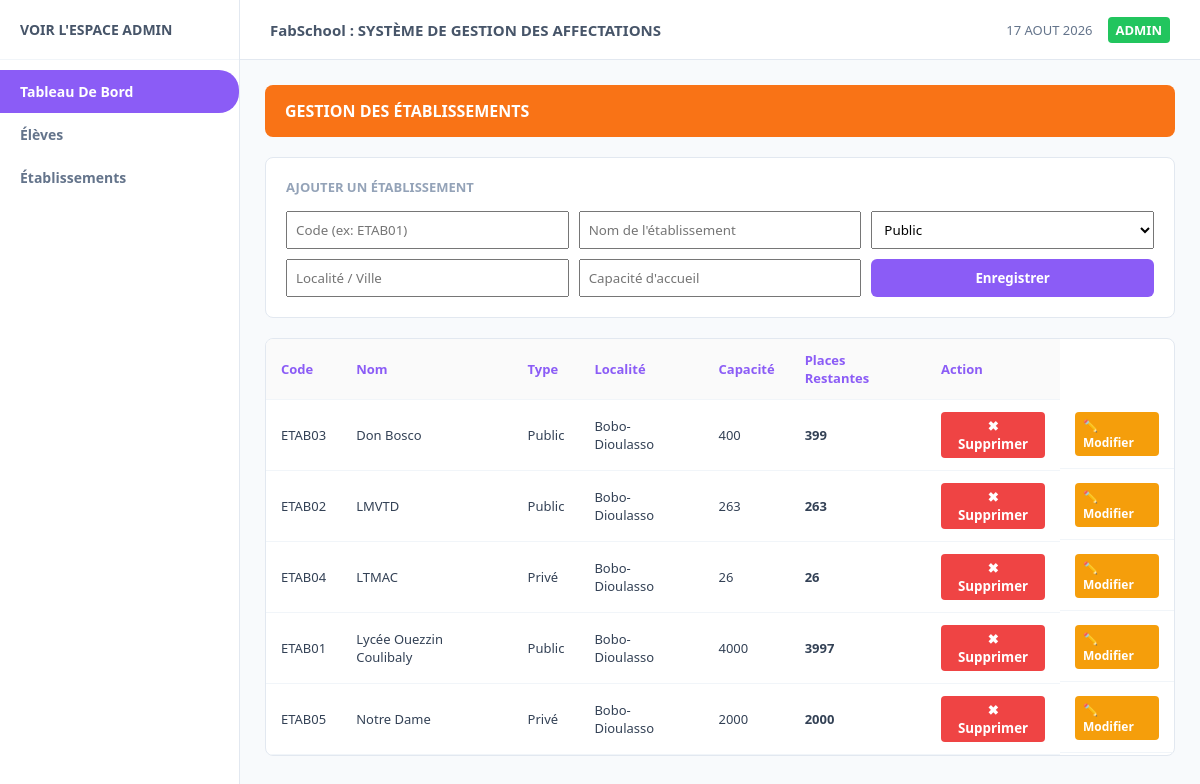
Page /etablissements on the committed database.
### tables this page shows
CREATE TABLE etablissements (
            id_etab TEXT PRIMARY KEY,
            nom TEXT NOT NULL,
            type_etab TEXT NOT NULL,
            localite TEXT NOT NULL,
            capacite INTEGER NOT NULL,
            places_restantes INTEGER NOT NULL
        );

### app.py (the view, shortened to what this page needs)
@app.route("/etablissements", methods=["GET", "POST"])
def page_etablissements():
    etablissements = database.obtenir_tous_etablissements()
    return render_template("etablissements.html", etablissements=etablissements)

### database.py (called while the page is built)
def get_connection():
    conn = sqlite3.connect(DB_NAME)
    conn.row_factory = sqlite3.Row  # Permet d'accéder aux colonnes par leur nom
    return conn

def obtenir_tous_etablissements():
    conn = get_connection()
    cursor = conn.cursor()
    cursor.execute("SELECT * FROM etablissements ORDER BY nom")
    rows = cursor.fetchall()
    conn.close()
    return [dict(row) for row in rows]

### templates/etablissements.html (shortened to what this page needs)
{% extends 'base.html' %}
{% block content %}
<div class="banner-orange">
    <span>GESTION DES ÉTABLISSEMENTS</span>
</div>
<div class="card" style="margin-bottom: 20px;">
    <h3>Ajouter un Établissement</h3>
    <form action="/etablissements" method="POST" style="display: grid; grid-template-columns: repeat(3, 1fr); gap: 10px; margin-top: 15px;">
        <input type="text" name="id_etab" placeholder="Code (ex: ETAB01)" required style="padding: 8px;">
        <input type="text" name="nom" placeholder="Nom de l'établissement" required style="padding: 8px;">
        <select name="type_etab" style="padding: 8px;">
            <option value="Public">Public</option>
        </select>
        <input type="text" name="localite" placeholder="Localité / Ville" required style="padding: 8px;">
        <input type="number" name="capacite" placeholder="Capacité d'accueil" required style="padding: 8px;">
        <button type="submit" class="btn btn-purple">Enregistrer</button>
    </form>
</div>
<div class="table-card">
    <table>
        <thead>
            <tr>
                <th>Code</th>
                <th>Nom</th>
                <th>Type</th>
                <th>Localité</th>
                <th>Capacité</th>
                <th>Places Restantes</th>
                <th>Action</th>
            </tr>
        </thead>
        <tbody>
            {% for etab in etablissements %}
            <tr>
                <td>{{ etab.id_etab }}</td>
                <td>{{ etab.nom }}</td>
                <td>{{ etab.type_etab }}</td>
                <td>{{ etab.localite }}</td>
                <td>{{ etab.capacite }}</td>
                <td><strong>{{ etab.places_restantes }}</strong></td>
                <td>
                    <form action="/etablissements/supprimer/{{ etab.id_etab }}" method="POST" style="margin:0;" onsubmit="return confirm('Voulez-vous vraiment supprimer cet établissement ?');">
                        <button type="submit" style="background:#ef4444; color:white; border:none; padding:5px 10px; border-radius:4px; cursor:pointer; font-weight:bold;">✖ Supprimer</button>
                    </form>
                </td>
                <td style="display: flex; gap: 5px;">
                    <a href="/etablissements/modifier/{{ etab.id_etab }}" style="background:#f59e0b; color:white; padding:5px 8px; border-radius:4px; text-decoration:none; font-size:12px; font-weight:bold;">✏️ Modifier</a>
                </td>
            </tr>
            {% endfor %}
        </tbody>
    </table>
</div>
{% endblock %}

### static/style.css (style rules this page uses)
:root { --purple-main: #8b5cf6; --purple-dark: #7c3aed; --orange-main: #f97316; --bg-light: #f8fafc; --sidebar-width: 240px; }
* { margin: 0; padding: 0; box-sizing: border-box; font-family: 'Segoe UI', Tahoma, Geneva, Verdana, sans-serif; }
body { display: flex; background-color: var(--bg-light); color: #334155; }
.banner-orange { background: var(--orange-main); color: white; padding: 15px 20px; border-radius: 8px; font-weight: bold; margin-bottom: 20px; display: flex; justify-content: space-between; align-items: center; }
.card { background: white; padding: 20px; border-radius: 8px; border: 1px solid #e2e8f0; }
.card h3 { font-size: 13px; color: #94a3b8; text-transform: uppercase; }
.table-card { background: white; border-radius: 8px; border: 1px solid #e2e8f0; overflow: hidden; }
table { width: 100%; border-collapse: collapse; }
th, td { padding: 12px 15px; text-align: left; font-size: 13px; border-bottom: 1px solid #f1f5f9; }
th { background: #fafafa; color: var(--purple-main); font-weight: 600; }
.btn { padding: 8px 16px; border: none; border-radius: 6px; cursor: pointer; font-weight: bold; color: white; text-decoration: none; }
.btn-purple { background: var(--purple-main); }

### rows in the picture
etablissements: id_etab "ETAB03", nom "Don Bosco", type_etab "Public", localite "Bobo-Dioulasso", capacite "400", places_restantes "399"
etablissements: id_etab "ETAB02", nom "LMVTD", type_etab "Public", localite "Bobo-Dioulasso", capacite "263", places_restantes "263"
etablissements: id_etab "ETAB04", nom "LTMAC", type_etab "Privé", localite "Bobo-Dioulasso", capacite "26", places_restantes "26"
etablissements: id_etab "ETAB01", nom "Lycée Ouezzin Coulibaly", type_etab "Public", localite "Bobo-Dioulasso", capacite "4000", places_restantes "3997"
etablissements: id_etab "ETAB05", nom "Notre Dame", type_etab "Privé", localite "Bobo-Dioulasso", capacite "2000", places_restantes "2000"
